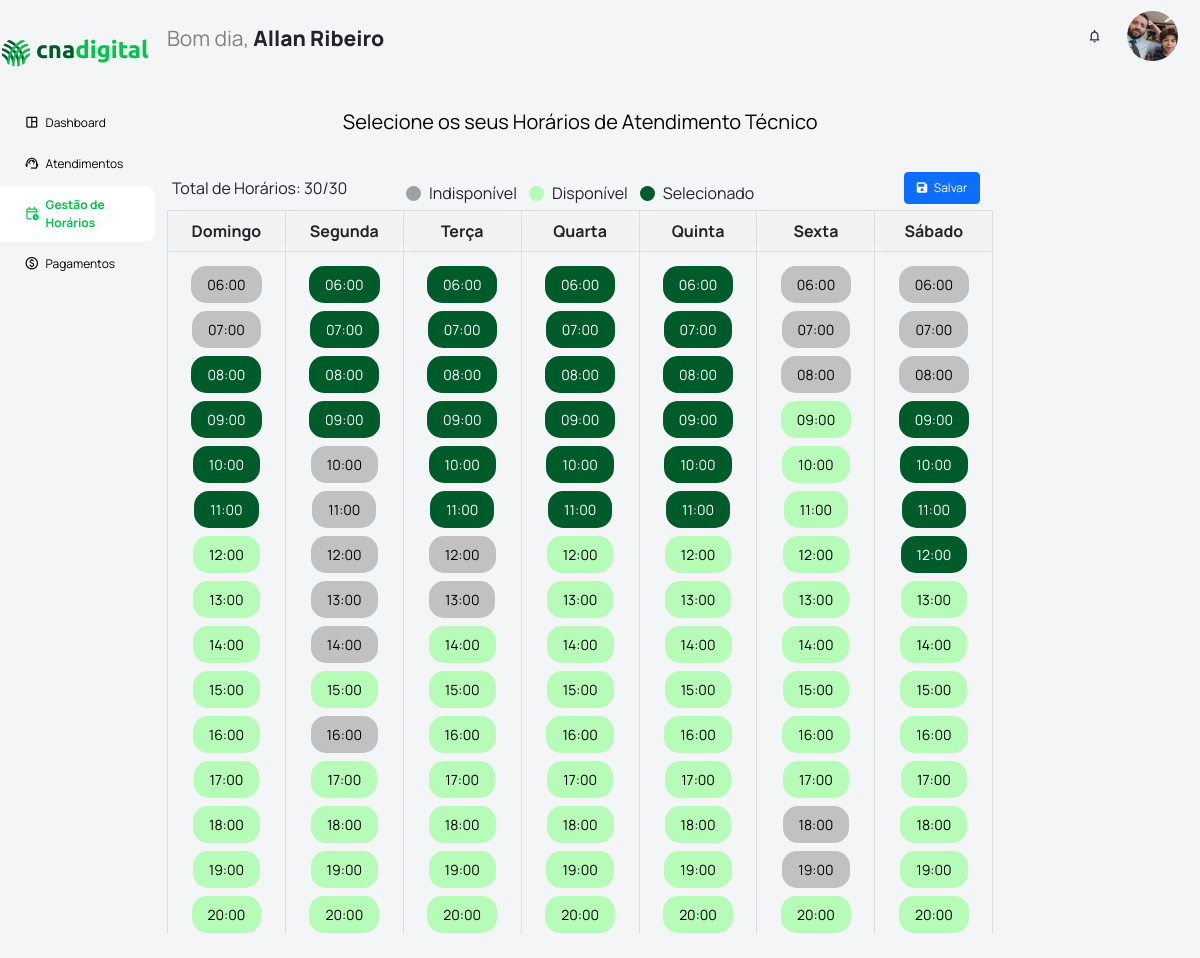
Before: /meushorarios/ (signed in) with the older database file.
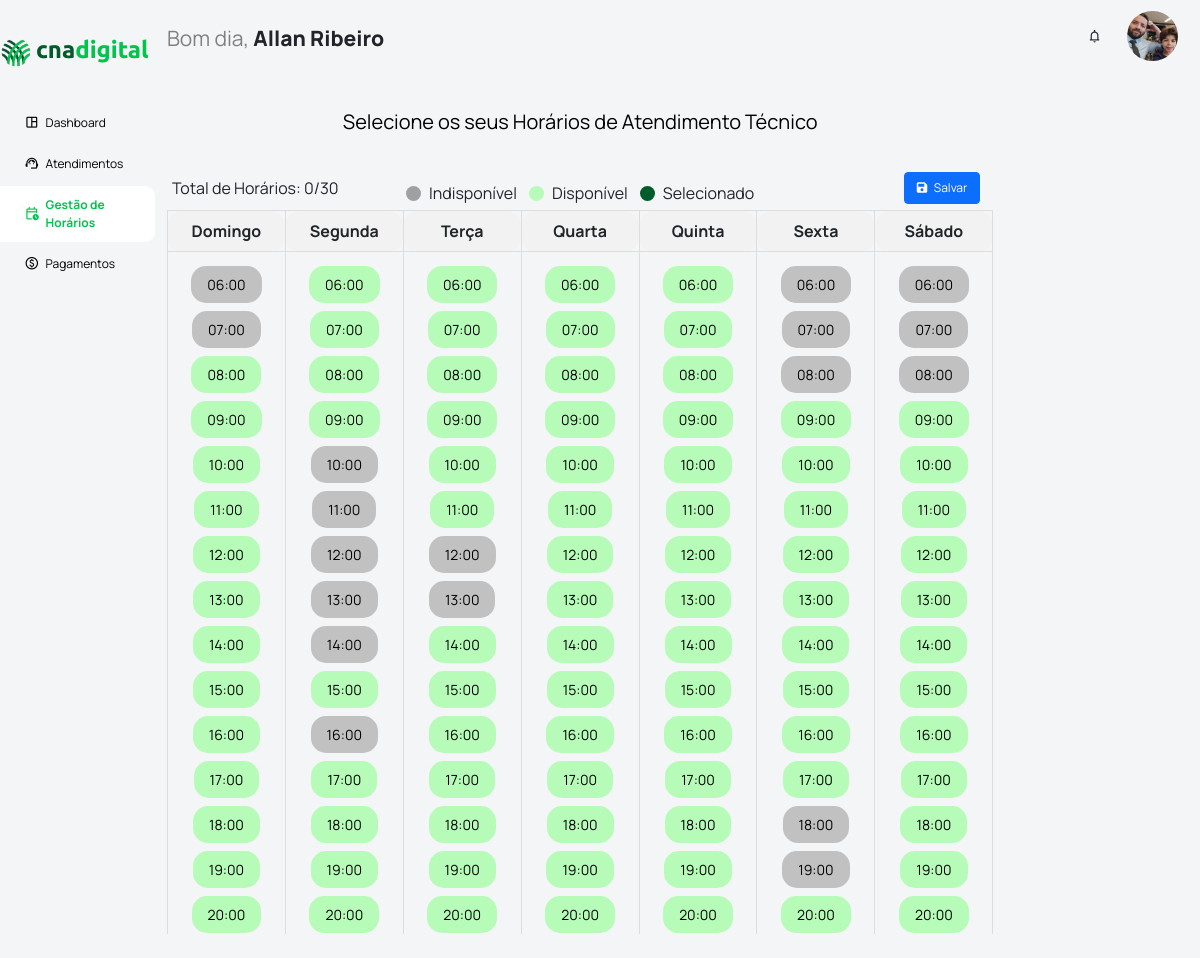
After: the same page with the newer database file.
### apps/modulo_admin/models.py (models this page shows, shortened)
class Usuario(models.Model):
    user = models.OneToOneField(User, on_delete=models.CASCADE, related_name='usuario_relacionado')
    data_registro = models.DateTimeField(auto_now_add=True)
    data_ultima_atualizacao = models.DateTimeField(auto_now=True)
    cpf = models.CharField(max_length=14, null=False, blank=False, unique=True)
    nome_completo = models.CharField(max_length=100, null=False, blank=False)
    data_nascimento = models.DateField(null=True, blank=True)
    sexo = models.CharField(max_length=100, choices=GENERO_SEXUAL, null=False, blank=False)
    reside_cod_ibge = models.CharField(max_length=10, null=True, blank=True)
    celular = models.CharField(max_length=17, null=True, blank=True)
    email_pessoal = models.EmailField(max_length=40, null=True, blank=True)
    usuario_is_ativo = models.BooleanField(default=True, null=False, blank=False, db_index=True)
    del_status = models.BooleanField(default=False)
    del_data = models.DateTimeField(null=True, blank=True)
    del_cpf = models.CharField(max_length=14, null=True, blank=True)
    def primeiro_ultimo_nome(self):
        partes_nome = self.nome_completo.split()
        primeiro_nome = partes_nome[0]
        ultimo_nome = partes_nome[-1] if len(partes_nome) > 1 else ''
        return f"{primeiro_nome} {ultimo_nome}"
    def regional_senar(self):
        try:
            vinculo = self.vinculo_tecnico_regional.get(is_ativo=True)
            return vinculo.regional
        except ObjectDoesNotExist:
            return "Nenhum vínculo ativo encontrado"

### apps/modulo_tecnico/models.py (models this page shows, shortened)
class HorariosAtendimentos(models.Model):
    data_ultima_atualizacao = models.DateTimeField(auto_now_add=True)
    responsavel_atualizacao = models.ForeignKey(Usuario, on_delete=models.DO_NOTHING, related_name='usuario_atualizacao_horario')
    regional = models.CharField(max_length=2, choices=LISTA_UFS_SIGLAS, null=False, blank=False)
    dia_semana = models.CharField(max_length=15, null=False, blank=False)
    horario = models.CharField(max_length=10, null=False, blank=False)
    tecnico = models.ForeignKey(Usuario, on_delete=models.SET_NULL, null=True, blank=True, related_name='tecnico_horario_atendimento')
    @property
    def horario_disponivel(self):
        return self.tecnico is None

### apps/modulo_tecnico/views.py (the view)
# urls.py: path('meushorarios/', meus_horarios, name='meushorarios'),
def meus_horarios(request):
    regional = request.user.usuario_relacionado.regional_senar()
    horarios = HorariosAtendimentos.objects.filter(regional=regional)
    horarios_por_dia = {
        'Domingo': horarios.filter(dia_semana='Domingo'),
        'Segunda': horarios.filter(dia_semana='Segunda'),
        'Terça': horarios.filter(dia_semana='Terça'),
        'Quarta': horarios.filter(dia_semana='Quarta'),
        'Quinta': horarios.filter(dia_semana='Quinta'),
        'Sexta': horarios.filter(dia_semana='Sexta'),
        'Sábado': horarios.filter(dia_semana='Sábado'),
    }
    conteudo = {
        'horarios_por_dia': horarios_por_dia,
        'usuario_logado': request.user.usuario_relacionado,
    }
    return render(request, 'modulo_tecnico/meus_horarios.html', conteudo)

### templates/modulo_tecnico/meus_horarios.html (shortened to what this page needs)
{% extends '_partials/base_main.html' %}
{% load static %}
{% block extra_head %}
    <link rel="stylesheet" href="{% static '\styles\modulo_tecnico\meus_horarios.css' %}">
{% endblock %}
{% block content %}
    <div class="gestao-horarios">
        <div class="titulo-gestao-horarios">
            Selecione os seus Horários de Atendimento Técnico
        </div>
        <div class="barra-horarios">
            <div class="placar__horarios">
            </div>
            <div class="legenda">
                <div class="legenda-item">
                    <span class="legenda-indisponivel"></span>Indisponível
                </div>
                <div class="legenda-item">
                    <span class="legenda-disponivel"></span>Disponível
                </div>
                <div class="legenda-item">
                    <span class="legenda-selecionado"></span>Selecionado
                </div>
            </div>
            <div class="botao__salvar">
                <button class="btn btn-primary me-md-2" type="submit" id="botaoSalvarHorarios" style="font-size: 12px;">
                    <i class="fas fa-save me-1"></i>
                    Salvar
                </button>
            </div>
        </div>
        <div class="dias-horarios">
            <table>
                <thead>
                    <tr>
                        <th>Domingo</th>
                        <th>Segunda</th>
                        <th>Terça</th>
                        <th>Quarta</th>
                        <th>Quinta</th>
                        <th>Sexta</th>
                        <th>Sábado</th>
                    </tr>
                </thead>
                <tbody>
                    <tr>
                        {% for dia, horarios in horarios_por_dia.items %}
                            <td>
                                {% for horario in horarios %}
                                    <span class="horario-btn {% if horario.horario_disponivel %}disponivel{% elif horario.tecnico == usuario_logado %}ativo{% else %}indisponivel{% endif %}" id="{{ horario.id }}">{{ horario.horario }}</span><br>
                                {% empty %}
                                    <span>Sem horários</span>
                                {% endfor %}
                            </td>
                        {% endfor %}
                    </tr>
                </tbody>
            </table>
        </div>
    </div>
{% endblock %}

### templates/_partials/base_main.html (shortened to what this page needs)
{% load static %}
<!DOCTYPE html>
<html lang="pt-BR">
<head>
    <link href="https://cdn.jsdelivr.net/npm/bootstrap@5.1.1/dist/css/bootstrap.min.css" rel="stylesheet">
    <link rel="stylesheet" href="https://cdnjs.cloudflare.com/ajax/libs/font-awesome/6.0.0-beta3/css/all.min.css">
    <link rel="stylesheet" href="{% static 'styles/partials/base_main.css' %}">
    <link rel="stylesheet" href="{% static 'styles/partials/sidebar.css' %}">
    <link rel="stylesheet" href="{% static 'styles/partials/navbar.css' %}">
    <link rel="stylesheet" href="{% static 'styles/partials/dropdownUsuario.css' %}">
    {% block extra_head %}{% endblock %}
</head>
<body>
    <div class="sidebar">
        {% include '_partials/sidebar.html' %}
    </div>
    <div class="main-container">
        <div class="navbar">
            {% include '_partials/navbar.html' %}
        </div>
        <div class="workspace" >
            {% block content %}{% endblock%}
        </div>
        <div style="color:white">
        </div>
    </div>
</body>
</html>

### templates/_partials/sidebar.html
{% load static %}
        <div class="cabecalho">
            <img src="{% static 'assets\logos\cna_arado.svg' %}" alt="Logo CNA" class="top-logo">
            <div class="titulo">
                <span class="titulo-cna">cna</span><span class="titulo-digital">digital</span><br>
            </div><br>
        </div>
        <div class="tabs">
            <a class="tab {% if request.resolver_match.url_name == 'dashboard' %}active-tab{% endif %}" href="{% url 'dashboard' %}">
                <div class="tab-icone">
                    <i class="material-symbols-outlined" style="font-size: 1.3vw;">space_dashboard</i>
                </div>
                <div class="tab-nome">
                    Dashboard
                </div>
            </a>
            {% with current_url=request.resolver_match.url_name %}
            <a class="tab {% if current_url in 'web_tecnico_atendimentos,web_tecnico_atendimento_ficha' %}active-tab{% endif %}" href="{% url 'dashboard' %}">
            {% endwith %}
                <div class="tab-icone">
                    <i class="material-symbols-outlined" style="font-size: 1.3vw;">support_agent</i>
                </div>
                <div class="tab-nome">
                    Atendimentos
                </div>
            </a>
            <a class="tab {% if request.resolver_match.url_name == 'meushorarios' %}active-tab{% endif %}"  href="{% url 'meushorarios' %}">
                <div class="tab-icone">
                    <i class="material-symbols-outlined" style="font-size: 1.3vw;">calendar_clock</i>
                </div>
                <div class="tab-nome">
                    Gestão de Horários
                </div>
            </a>
            <a class="tab {% if request.resolver_match.url_name == 'web_tecnico_pagamentos' %}active-tab{% endif %}" href="{% url 'dashboard' %}">
                <div class="tab-icone">
                    <i class="material-symbols-outlined" style="font-size: 1.3vw;">monetization_on</i>
                </div>
                <div class="tab-nome">
                    Pagamentos
                </div>
            </a>
        </div>

### templates/_partials/navbar.html (shortened to what this page needs)
{% load static %}
<div class="saudacao">
    <span style="color:gray; font-weight: normal !important;">Bom dia,</span> <b>{{ user.usuario_relacionado.primeiro_ultimo_nome }}</b>
</div>
<div class="botoes__navbar">
    <div class="icone-notificacao">
        <i class="material-symbols-outlined" style="font-size: 1.3vw;">notifications</i>
    </div>
    <div class="usuario" id="iconeUsuario">
        <img src="{% static 'assets/imagens/allan_ribeiro.jpg' %}" class="usuario__imagem"><br>
    </div>
</div>

### setup/static/styles/partials/base_main.css (style rules this page uses)
body, html { height: 100%; width: 100%; margin: 0; font-family: 'Manrope', sans-serif; background-color: #f4f5f7; display: flex; flex-direction: row; gap: 1vw; overflow-y: hidden; }
.sidebar { background-color: #f4f5f7; width: 15%; height: 100%; overflow-y: auto; display: flex; flex-direction: column; justify-content: flex-start; font-size: 12px; line-height: 1.5; border-radius: 0 0 0px 0; transition: flex-basis 0.45s ease-in-out; overflow-x: hidden; }
.main-container { display: flex; flex-direction: column; justify-content: flex-start; width: 100%; }
.navbar { display: flex; flex-direction: row; justify-content: space-between; width: 100%; max-height: 8%; }
.workspace { background-color: #f4f5f7; height: 100%; overflow-y: scroll; }

### setup/static/styles/partials/sidebar.css (style rules this page uses)
.cabecalho { display: flex; font-family: 'Ubuntu', sans-serif; flex-direction: row; justify-content: center; align-items: center; margin: 3vh; gap: 5px }
.top-logo { height: 4vh; padding-top: 1vh; margin-bottom: 5px; }
.titulo { font-size: 2.5vh; width: auto; color: white; font-weight: bold; text-align: left; line-height: 18px; }
.titulo-cna { color: #005B2A; }
.titulo-digital { color: #00C44C; }
.tab { display: flex; flex-direction: row; gap: 0.5vw; align-items: center; font-size: 12px; color: black; padding: 10px; padding-left: 20px; cursor: pointer; width: 100%; text-align: left; border-left: 4px solid transparent; transition: background-color 0.3s ease-in-out, border-left 0.3s ease-in-out; border-radius: 0px 10px 10px 0px; margin: 3px; margin-left: 0px; text-decoration: none; }
.tab-icone { display: flex; flex-direction: column; align-items: center; }
.tab-nome { vertical-align: center; }
.active-tab { color: #00C44C; font-weight: bold; background-color: white; }

### setup/static/styles/partials/navbar.css (style rules this page uses)
.saudacao { font-family: 'Manrope', sans-serif; font-size: 2.2vh; font-weight: bold; }
.botoes__navbar { height: 100%; display: flex; flex-direction: row; align-items: center; padding-right: 1vw; cursor: pointer; }
.usuario { height: 100%; }
.usuario__imagem { height: 100%; border-radius: 50%; }
.usuario { cursor: pointer; font-size: 12px; color: black; padding: 5px 10px; text-align: left; margin-left: 15px; margin-bottom: 5px; }

### setup/static/styles/modulo_tecnico/meus_horarios.css (style rules this page uses)
.gestao-horarios { display: flex; flex-direction: column; justify-content: center; align-items: center; width: 80%; }
.titulo-gestao-horarios { font-size: 20px; color: black; padding: 10px; margin: 20px; }
.dias-horarios { display: flex; justify-content: center; align-items: center; }
.horario-btn { display: inline-block; margin: 4px; padding: 8px 16px; border: none; border-radius: 15px; text-align: center; text-decoration: none; font-size: 14px; cursor: pointer; user-select: none; }
table { width: 100%; border-collapse: collapse; table-layout: fixed; }
th, td { border: 1px solid #ddd; border-radius: 15px; padding: 8px; text-align: center; vertical-align: middle; }
th { background-color: #f2f2f2; position: sticky; top: 0; }
td { padding: 10px 0; }
.disponivel { background-color: #93ff93a2; color: black; }
.indisponivel { background-color: #c1c1c1; color: black; }
.barra-horarios { display: flex; flex-direction: row; align-items: center; justify-content: space-around; width: 100%; padding: 5px; }
.placar__horarios { width: 100%; }
.botao__salvar { width: 100%; display: flex; flex-direction: row; justify-content: flex-end; }
.legenda { display: flex; flex-direction: row; justify-content: center; align-items: center; gap: 1vw; margin-top: 1vh; }
.legenda-item { display: flex; align-items: center; }
.legenda-indisponivel { width: 15px; height: 15px; border-radius: 50%; background-color: #a0a0a0; margin-right: 8px; }
.legenda-disponivel { width: 15px; height: 15px; border-radius: 50%; background-color: #93ff93a2; margin-right: 8px; }
.legenda-selecionado { width: 15px; height: 15px; border-radius: 50%; background-color: #005B2A; margin-right: 8px; }

Changed rows visible on the page:
changed HorariosAtendimentos (number 3 of 105 on the later page): tecnico_id 1 → empty (drawn)
changed HorariosAtendimentos (number 4 of 105 on the later page): tecnico_id 1 → empty (drawn)
changed HorariosAtendimentos (number 5 of 105 on the later page): tecnico_id 1 → empty (drawn)
changed HorariosAtendimentos (number 6 of 105 on the later page): tecnico_id 1 → empty (drawn)
changed HorariosAtendimentos (number 16 of 105 on the later page): tecnico_id 1 → empty (drawn)
changed HorariosAtendimentos (number 17 of 105 on the later page): tecnico_id 1 → empty (drawn)
changed HorariosAtendimentos (number 18 of 105 on the later page): tecnico_id 1 → empty (drawn)
changed HorariosAtendimentos (number 19 of 105 on the later page): tecnico_id 1 → empty (drawn)
changed HorariosAtendimentos (number 31 of 105 on the later page): tecnico_id 1 → empty (drawn)
changed HorariosAtendimentos (number 32 of 105 on the later page): tecnico_id 1 → empty (drawn)
changed HorariosAtendimentos (number 33 of 105 on the later page): tecnico_id 1 → empty (drawn)
changed HorariosAtendimentos (number 34 of 105 on the later page): tecnico_id 1 → empty (drawn)
changed HorariosAtendimentos (number 35 of 105 on the later page): tecnico_id 1 → empty (drawn)
changed HorariosAtendimentos (number 36 of 105 on the later page): tecnico_id 1 → empty (drawn)
changed HorariosAtendimentos (number 46 of 105 on the later page): tecnico_id 1 → empty (drawn)
changed HorariosAtendimentos (number 47 of 105 on the later page): tecnico_id 1 → empty (drawn)
changed HorariosAtendimentos (number 48 of 105 on the later page): tecnico_id 1 → empty (drawn)
changed HorariosAtendimentos (number 49 of 105 on the later page): tecnico_id 1 → empty (drawn)
changed HorariosAtendimentos (number 50 of 105 on the later page): tecnico_id 1 → empty (drawn)
changed HorariosAtendimentos (number 51 of 105 on the later page): tecnico_id 1 → empty (drawn)
changed HorariosAtendimentos (number 61 of 105 on the later page): tecnico_id 1 → empty (drawn)
changed HorariosAtendimentos (number 62 of 105 on the later page): tecnico_id 1 → empty (drawn)
changed HorariosAtendimentos (number 63 of 105 on the later page): tecnico_id 1 → empty (drawn)
changed HorariosAtendimentos (number 64 of 105 on the later page): tecnico_id 1 → empty (drawn)
changed HorariosAtendimentos (number 65 of 105 on the later page): tecnico_id 1 → empty (drawn)
changed HorariosAtendimentos (number 66 of 105 on the later page): tecnico_id 1 → empty (drawn)
changed HorariosAtendimentos (number 94 of 105 on the later page): tecnico_id 1 → empty (drawn)
changed HorariosAtendimentos (number 95 of 105 on the later page): tecnico_id 1 → empty (drawn)
changed HorariosAtendimentos (number 96 of 105 on the later page): tecnico_id 1 → empty (drawn)
changed HorariosAtendimentos (number 97 of 105 on the later page): tecnico_id 1 → empty (drawn)
Other visible differences:
text written by a page script: "Total de Horários: 30/30" → "Total de Horários: 0/30"
